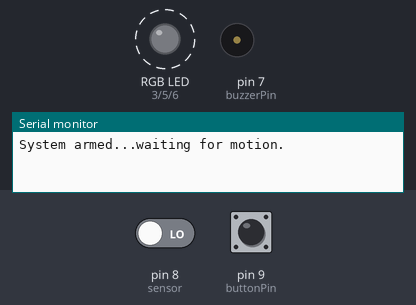
The sketch below on a simulated Arduino Uno, built with avr-gcc and run on an emulated ATmega328P. On the bench: an RGB LED mixed from three pins (HIGH = lit), buzzer (waves = sounding), the last lines printed to the serial monitor. Dashed ring = blinking. The inputs (shaded band) are chosen by the test bench; at power-on: pin 8 (sensor) LOW, pin 9 (buttonPin) LOW.

Above: at 2.8 s.
2.9 s: pin 8 (sensor) driven HIGH
At 3.4 s:
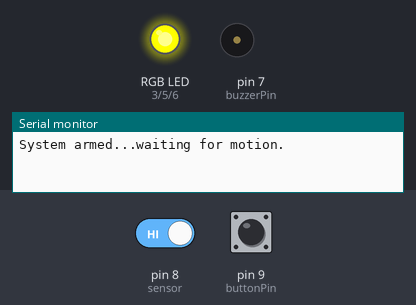
At 4.1 s:
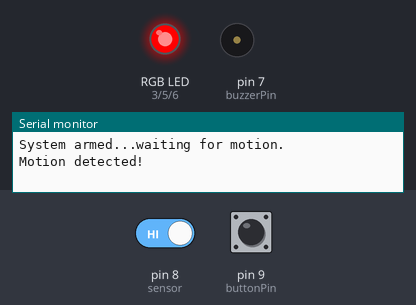
6.4 s: pin 9 (buttonPin) pulled HIGH for 1.2 s
At 7.2 s:
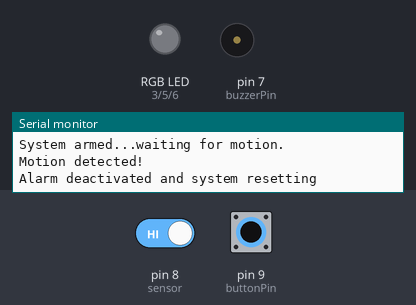
Timing chart, 0 to 9.4 s (numbered marks = the images above; inputs shaded):
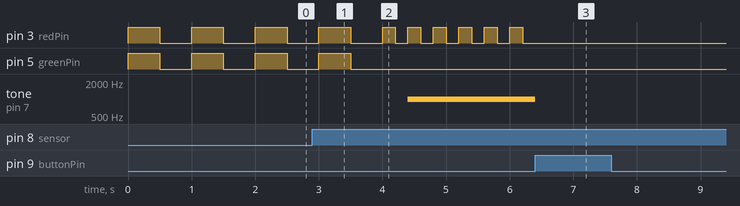

The sketch:

motion-sensor_alarm.ino
```cpp
// Pin assignments for RGB LED
const int redPin = 3;
const int greenPin = 5;
const int bluePin = 6;

// Pin for piezo buzzer
const int buzzerPin = 7;

// Button pin
const int buttonPin = 9;

// PIR motion sensor pin
const int sensor = 8;

// Variable to store motion sensor state
int val = 0;

// Tracks whether the alarm is currently active
bool alarmTriggered = false;

void setup() {

  pinMode(redPin, OUTPUT);
  pinMode(greenPin, OUTPUT);
  pinMode(bluePin, OUTPUT);

  pinMode(buzzerPin, OUTPUT);

  pinMode(buttonPin, INPUT);
  pinMode(sensor, INPUT);

  Serial.begin(9600);
  Serial.println("System armed...waiting for motion.");

}

void loop() {
  // Read the current state of the motion sensor
  val = digitalRead(sensor);

  // If the alarm is NOT currently triggered
  if (!alarmTriggered) {

	blinkYellow();// Blink the RGB LED yellow to indicate the system is armed

    if (val == HIGH) {
      //triggers the alarm if motion is detected
      Serial.println("Motion detected!");
      alarmTriggered = true;
    }
  }
  else {
    //alarm IS currently triggered
    flashRed();
    tone(buzzerPin, 1000); // Play tone at 1000 Hz

    // Check if the button is pressed to deactivate the alarm
    if (digitalRead(buttonPin) == HIGH) {
      // Turn off the buzzer
      noTone(buzzerPin);

      // Reset the alarm state
      alarmTriggered = false;
      Serial.println("Alarm deactivated and system resetting");
      delay(5000);
      Serial.println("System armed...waiting for motion.");

      // Wait until the PIR sensor stops detecting motion before rearming
      while (digitalRead(sensor) == HIGH) {
        delay(100); // Short delay to avoid freezing the system
      }

      delay(1000); // Small delay to prevent bouncing issues
    }
  }
}

// Function to set the RGB LED color
void setColor(int red, int green, int blue) {
  analogWrite(redPin, red);
  analogWrite(greenPin, green);
  analogWrite(bluePin, blue);
}


void blinkYellow() {
  setColor(255, 255, 0); // Yellow
  delay(500);
  setColor(0, 0, 0);     // LED off
  delay(500);
}

void blinkBlue() {
  setColor(0, 0, 255); // Blue
  delay(500);
  setColor(0, 0, 0);     // LED off
  delay(500);
}

void flashRed() {
  setColor(255, 0, 0); // Red
  delay(200);
  setColor(0, 0, 0);   // LED off
  delay(200);
}
```

Measured:
- after the input at 2.9 s, pin 5 (greenPin): goes on until 3.5 s, then stays LOW; tone on pin 7 (buzzerPin): silent → 1000 Hz after 1.5 s
- after the input at 6.4 s, pin 3 (redPin): stops changing and stays LOW; tone on pin 7 (buzzerPin): 1000 Hz → silent at once
- by itself, pin 5 (greenPin): alternates HIGH for 0.50 s and LOW for 0.50 s
